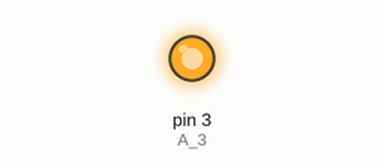
Bench run of a sketch on a simulated Arduino Uno, built with avr-gcc and run on an emulated ATmega328P. Parts: output pins drawn as LEDs (lit = HIGH). What the sketch prints to the serial monitor is not drawn.

Above: at 0.5 s.
At 32.0 s:
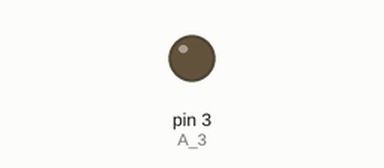
Timing chart, 0 to 33.8 s (numbered marks = the images above):
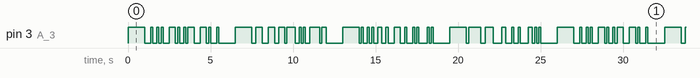

The sketch:

TX_pack.ino
```cpp
int delayTime = 500;
const long interval = 125; // interval at which to stop PWM (milliseconds)
unsigned long previousMillis = 0;
int A_3 = 3;              // saída do PWM (eletrodo)
String control = "00";

void setup() {
  Serial.begin(9600);
  pinMode(A_3,OUTPUT);
}

void loop() {
  String data, packet;
  boolean shouldSend;
  uint32_t skey[4] = {0x9474B8E8, 0xC73BCA7D, 0x53239142, 0xF3C3121A};

  for(int i = 0; i < 4; i++){
    //control = "00";               // pacote de dados
    data = String(skey[i], BIN);
    if(32 - data.length())
      data = complete_zeros(32 - data.length()) + data;

    if (data != "") { // montagem do pacote
      packet = complete_zeros(3 - String(i, BIN).length()) + String(i, BIN);
      //packet += control ;
      packet += data;
      packet += checkParity(packet);
      shouldSend = true;
    }

    if (shouldSend) {
      digitalWrite(A_3, HIGH);
      delay(1000);
      modulation(packet);                // envio do pacote
      digitalWrite(A_3, LOW);
      delay(1000);
    }
    // Reset variables
    data = "";
    packet = "";
    shouldSend = false;
  }

}

void OOK_2mod(int state) {
  unsigned long currentMillis = millis();
  while (currentMillis + interval > millis())  //"espera ocupada"
    digitalWrite(A_3,state);//analogWrite(A_3, 127);
}

void modulation(String packet){
  for (int i = 0; i < packet.length(); i++) {
    Serial.print(packet.charAt(i));
    if (packet.charAt(i) == '0'){
      OOK_2mod(0);
    }
    else if (packet.charAt(i) == '1')
      OOK_2mod(1);
  }
  Serial.println();
}

String complete_zeros(int len){
  String zeros;
  for (int i = 0; i < len; i++)
    zeros = zeros + "0";
  return zeros;
}

String checkParity(String data){
  int one = 0;
  for(int i = 0; i < data.length(); i++){
    if(data[i] == '1' )
      one++;
  }
  if(one%2)
    return "1";
  else
    return "0";
}
```

Measured:
- by itself, pin 3 (A_3): moves between LOW and HIGH, repeating every 26.0 s
- by itself, everything shown: repeats every 26.0 s, in 82 steps
